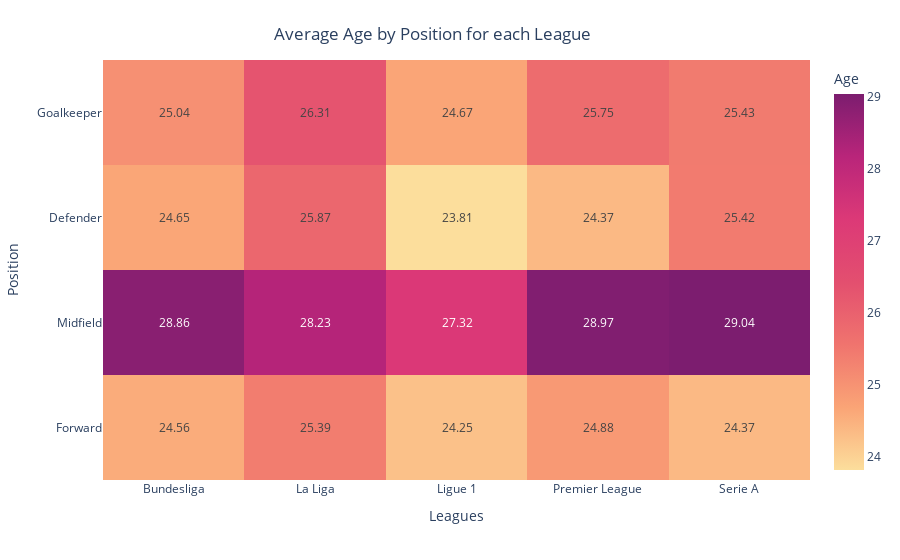

The cell this chart's notebook holds for it:
### Code cell
''' AVERAGE AGE BY POSITION '''

fig = px.imshow(avg_age_pos,
                labels=dict(x="Leagues", y="Position", color="Age"),
                y=['Goalkeeper', 'Defender', 'Midfield', 'Forward'], aspect="auto", text_auto=True, color_continuous_scale='sunsetdark')
fig.update_layout(
    title={
        'text': "Average Age by Position for each League",
        'y':0.95,
        'x':0.48,
        'xanchor': 'center',
        'yanchor': 'top'},
    paper_bgcolor="white")


fig.show()

### Figure 1 — Plotly figure (JSON) as saved in the notebook; plotly's stock layout.template omitted (floating-point values rounded to 4 significant figures)
{"data": [{"coloraxis": "coloraxis", "hovertemplate": "Leagues: %{x}<br>Position: %{y}<br>Age: %{z}<extra></extra>", "name": "0", "texttemplate": "%{z}", "type": "heatmap", "x": ["Bundesliga", "La Liga", "Ligue 1", "Premier League", "Serie A"], "xaxis": "x", "y": ["Goalkeeper", "Defender", "Midfield", "Forward"], "yaxis": "y", "z": [[25.04, 26.31, 24.67, 25.75, 25.43], [24.65, 25.87, 23.81, 24.37, 25.42], [28.86, 28.23, 27.32, 28.97, 29.04], [24.56, 25.39, 24.25, 24.88, 24.37]]}], "layout": {"autosize": true, "coloraxis": {"colorbar": {"title": {"text": "Age"}}, "colorscale": [[0, "rgb(252, 222, 156)"], [0.1667, "rgb(250, 164, 118)"], [0.3333, "rgb(240, 116, 110)"], [0.5, "rgb(227, 79, 111)"], [0.6667, "rgb(220, 57, 119)"], [0.8333, "rgb(185, 37, 122)"], [1, "rgb(124, 29, 111)"]]}, "margin": {"t": 60}, "paper_bgcolor": "white", "title": {"text": "Average Age by Position for each League", "x": 0.48, "xanchor": "center", "y": 0.95, "yanchor": "top"}, "xaxis": {"anchor": "y", "autorange": true, "domain": [0, 1], "range": [-0.5, 4.5], "title": {"text": "Leagues"}, "type": "category"}, "yaxis": {"anchor": "x", "autorange": true, "domain": [0, 1], "range": [3.5, -0.5], "title": {"text": "Position"}, "type": "category"}}}
